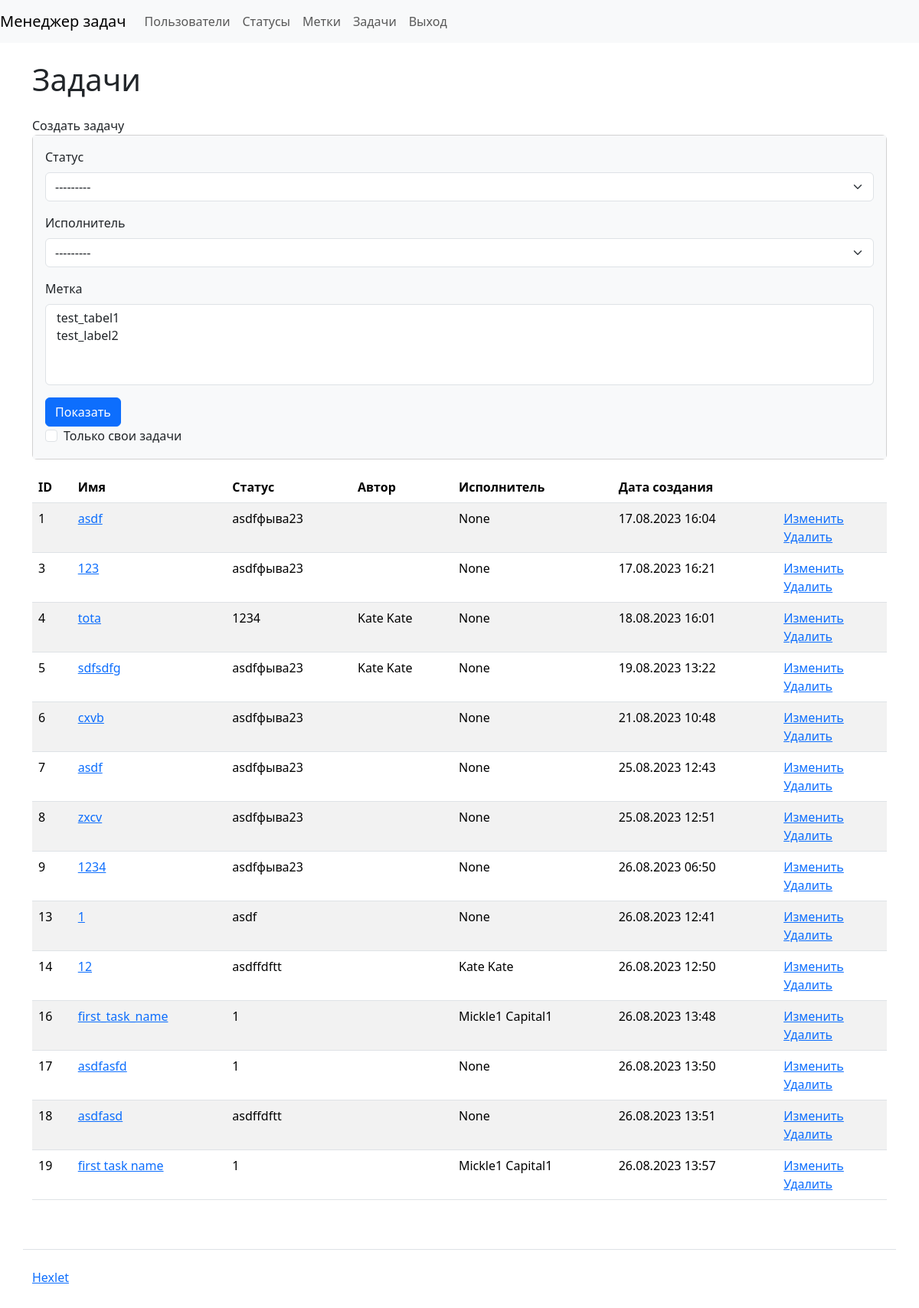
Before: /tasks/ (signed in) with the older database file.
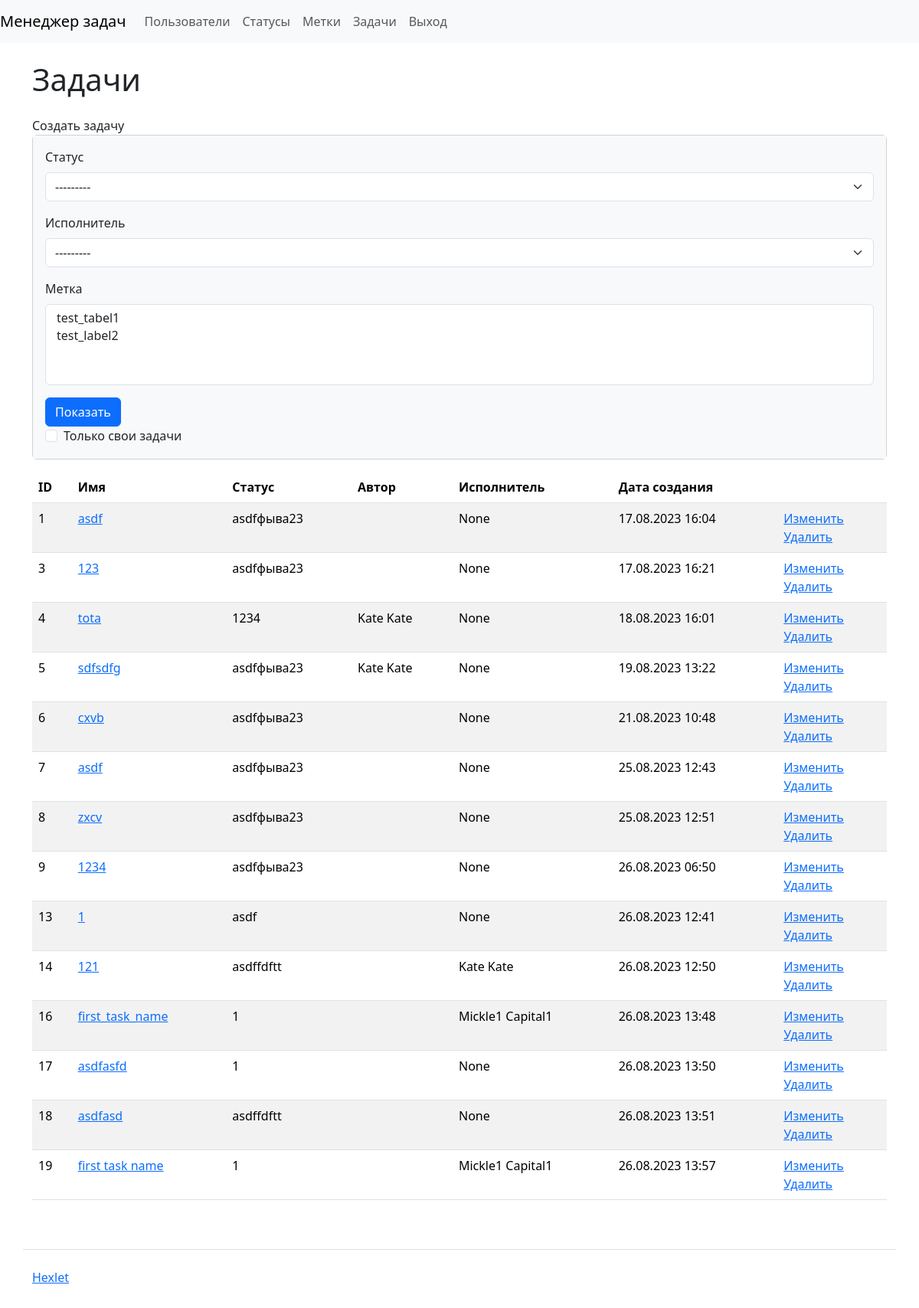
After: the same page with the newer database file.
### task_manager/tasks/models.py (models this page shows, shortened)
class Task(models.Model):
    name = models.CharField(max_length=255)
    description = models.CharField(max_length=255)
    status = models.ForeignKey(
        Status, on_delete=models.RESTRICT, related_name='tasks'
    )
    author = models.ForeignKey(
        User, on_delete=models.RESTRICT, related_name='tasks_authored'
    )
    executor = models.ForeignKey(
        User, on_delete=models.RESTRICT, related_name='tasks_assigned',
        null=True
    )
    labels = models.ManyToManyField(Label)
    date_joined = DateTimeField(auto_now_add=True)

### task_manager/statuses/models.py (models this page shows)
class Status(models.Model):
    name = models.CharField(max_length=255)
    date_joined = DateTimeField(auto_now_add=True)
    def __str__(self):
        return self.name

### task_manager/tasks/views.py (the view)
# urls.py: path('', views.TaskShow.as_view(), name='tasks'),
class TaskShow(SpecifiedLoginRequiredMixin, View):
    def get(self, request, *args, **kwargs):
        task_filter = TaskFilter(request.GET, queryset=Task.objects.all())
        tasks = task_filter.qs
        for task in tasks:
            print(task.labels.all())
        if request.GET.get('self_tasks'):
            tasks = task_filter.qs.filter(author=request.user)
        return render(request, 'tasks/tasks.html', {
            'form': task_filter.form,
            'tasks': tasks,
        })

### task_manager/labels/models.py (called while the page is built)
    def __str__(self):
        return self.name

### task_manager/templates/tasks/tasks.html (shortened to what this page needs)
{% extends "index.html" %}
{% load django_bootstrap5 %}
{% block content %}
<h1 class="my-4">Задачи</h1>
<a class="nav-link" href="{% url 'create_task' %}">Создать задачу</a>
<div class="card mb-3">
  <div class="card-body bg-light">
    <form class="form-inline center" method="get" action="{% url 'tasks' %}">
      {% bootstrap_form form %}
      {% bootstrap_button button_type="submit" content="Показать" %}
      <div class="form-check">
        <input type="checkbox" name="self_tasks" class="form-check-input" id="id_self_tasks">
        <label class="form-check-label" for="id_self_tasks">Только свои задачи</label>
      </div>
    </form>
  </div>
</div>
<table class="table table-striped">
  <thead>
    <tr>
      <th>ID</th>
      <th>Имя</th>
      <th>Статус</th>
      <th>Автор</th>
      <th>Исполнитель</th>
      <th>Дата создания</th>
      <th></th>
    </tr>
  </thead>
  <tbody>
    {% for task in tasks %}
    <tr>
      <td>{{ task.pk }}</td>
      <td>
        <a href="{% url 'get_task' task.pk %}">{{ task.name }}</a>
      </td>
      <td>{{ task.status }}</td>
      <td>{{ task.author }}</td>
      <td>{{ task.executor }}</td>
      <td>{{ task.date_joined|date:'d.m.Y H:i' }}</td>
      <td>
        <a href="{% url 'edit_task' task.pk %}">Изменить</a>
        <br>
        <a href="{% url 'delete_task' task.pk %}">Удалить</a>
      </td>
    </tr>
    {% endfor %}
  </tbody>
</table>
{% endblock %}

### task_manager/templates/index.html (shortened to what this page needs)
<!DOCTYPE html>
{% load django_bootstrap5 %}
{% bootstrap_css %}
<html lang="ru-ru">
  <head>
  </head>
  <body class="d-flex flex-column min-vh-100">
    <nav class="navbar navbar-expand-lg navbar-light bg-light">
      <a class="navbar-brand" href="{% url 'index' %}">Менеджер задач</a>
      <div class="collapse navbar-collapse" id="navbarToggleExternalContent">
        <ul class="navbar-nav mr-auto">
          <li class="nav-item">
            <a class="nav-link" href="{% url 'users' %}">Пользователи</a>
          </li>
          {% if user.is_authenticated %}
          <li class="nav-item">
            <a class="nav-link" href="{% url 'statuses' %}">Статусы</a>
          </li>
          <li class="nav-item">
            <a class="nav-link" href="{% url 'labels' %}">Метки</a>
          </li>
          <li class="nav-item">
            <a class="nav-link" href="{% url 'tasks' %}">Задачи</a>
          </li>
          <li class="nav-item">
            <form id="logout-form" action="{% url 'logout' %}" method="POST">
              <a class="nav-link" onclick="document.getElementById('logout-form').submit();" style="cursor: pointer;">Выход</a>
            </form>
          </li>
          {% endif %}
        </ul>
      </div>
    </nav>
    <div class="container wrapper flex-grow-1">
    {% block content %}{% endblock %}
    </div>
    <footer>
      <div class="container my-5 pt-4 border-top">
        <a target="_blank" href="https://ru.hexlet.io/">Hexlet</a>
      </div>
    </footer>
  </body>
</html>

Changed rows visible on the page:
changed Task id 14: name "12" → "121"
